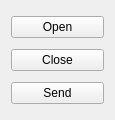
<?xml version="1.0" encoding="UTF-8"?>
<ui version="4.0">
 <class>HID_device</class>
 <widget class="QWidget" name="HID_device">
  <property name="geometry">
   <rect>
    <x>0</x>
    <y>0</y>
    <width>115</width>
    <height>120</height>
   </rect>
  </property>
  <property name="windowTitle">
   <string>HID_device</string>
  </property>
  <layout class="QVBoxLayout" name="verticalLayout">
   <item>
    <widget class="QPushButton" name="btn_open">
     <property name="text">
      <string>Open</string>
     </property>
    </widget>
   </item>
   <item>
    <widget class="QPushButton" name="btn_close">
     <property name="text">
      <string>Close</string>
     </property>
    </widget>
   </item>
   <item>
    <widget class="QPushButton" name="btn_send">
     <property name="text">
      <string>Send</string>
     </property>
    </widget>
   </item>
  </layout>
 </widget>
 <tabstops>
  <tabstop>btn_open</tabstop>
  <tabstop>btn_close</tabstop>
  <tabstop>btn_send</tabstop>
 </tabstops>
 <resources/>
 <connections/>
</ui>
